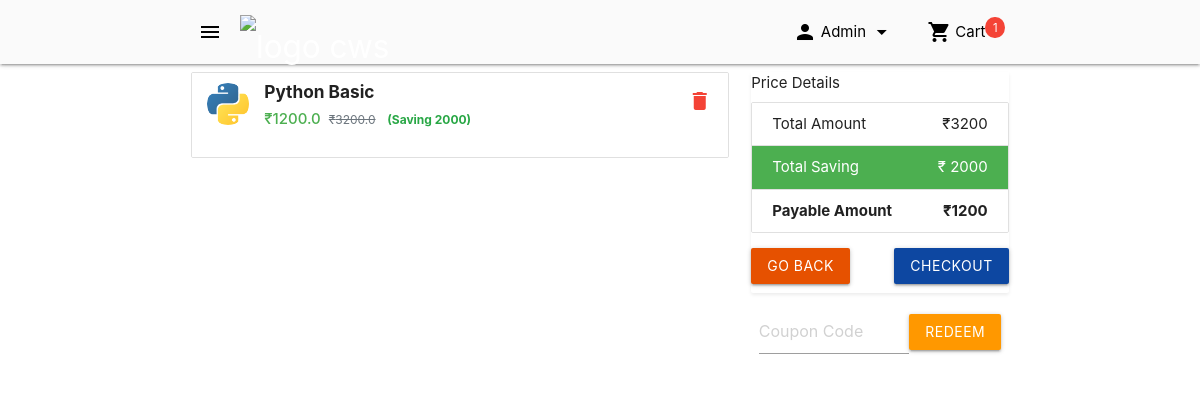
The app's page /cart/ (signed in) with its own data.
### cws/models.py (models this page shows, shortened)
class Order(models.Model):
    user = models.ForeignKey(settings.AUTH_USER_MODEL,on_delete=models.CASCADE)
    ref_code = models.CharField(max_length=15)
    ordered = models.BooleanField(default=False)
    items = models.ManyToManyField(OrderItem)
    starting_date = models.DateTimeField()
    ordered_date = models.DateTimeField()
    coupon = models.ForeignKey('Coupon', on_delete=models.SET_NULL, null=True)
    address = models.ForeignKey('Address',on_delete=models.SET_NULL,null=True)
    def get_total_price(self):
        total = 0
        for order_item in self.items.all():
            total += order_item.get_total()
        return total
    def get_payable_price(self):
        total = 0
        for order_item in self.items.all():
            total += order_item.get_discount_total()
        if self.coupon:
            total -= self.coupon.amount
        return total
    def get_total_save_amount(self):
        return self.get_total_price() - self.get_payable_price()

class OrderItem(models.Model):
    user = models.ForeignKey(settings.AUTH_USER_MODEL,on_delete=models.CASCADE)
    ordered = models.BooleanField()
    item = models.ForeignKey(Course, on_delete=models.CASCADE)
    doc = models.DateTimeField(auto_now_add=True)
    def get_total_discount(self):
        return self.item.price - self.item.discount_price
    def get_total(self):
        return self.item.price
    def get_discount_total(self):
        return self.item.discount_price

class Course(models.Model):
    title = models.CharField(max_length=200)
    description = models.TextField()
    instructor = models.CharField(max_length=200)
    duration = models.DateTimeField()
    image = models.ImageField(upload_to="course/")
    types = models.CharField(max_length=20)
    status = models.BooleanField(default=True)
    price = models.FloatField()
    discount_price = models.FloatField(null=True)
    slug = models.SlugField()
    category = models.ForeignKey('Category', on_delete=models.CASCADE)

### cws/views.py (the view)
# urls.py: path('cart/', OrderSummary.as_view(), name="cart"),
class OrderSummary(LoginRequiredMixin,View):
    def get(self, *args, **kwargs):
        try:
            order = Order.objects.get(user=self.request.user, ordered=False)
            orderItem = OrderItem.objects.filter(user=self.request.user, ordered=False)
            context = {"order": order, "orderitem": orderItem}
        except ObjectDoesNotExist:
            return redirect("/")
        return render(self.request, "public/cart.html", context)
    model = Order
    template_name = "public/cart.html"

### cws/templatetags/cart_count.py (called while the page is built)
@register.filter
def cart_count(user):
    if user.is_authenticated:
        qs = Order.objects.filter(user=user,ordered=False)
        if qs[0].items.exists():
            return qs[0].items.count()
    return 0

### templates/public/cart.html (shortened to what this page needs)
{% extends 'public/base.html' %}
{% block content %}
    <div class="container">
        <div class="row">
            <div class="col l8 s12">
                <ul class="collection">
                    {% for x in orderitem %}
                        <li class="collection-item avatar">
                            <img class="circle" width="140px" src="{{x.item.image.url}}" alt="{{ order_item.course.title }}">
                            <h6 class="mt-0 font-weight-bold text-capitalize">{{x.item.title}}</h6>
                            <span class="green-text"><strong>₹{{ x.item.discount_price }}</strong> </span>
                            <del class="text-muted small mx-1">₹{{ x.item.price }}</del>
                            <span class="text-success font-weight-bold small mx-1">(Saving {{x.get_total_discount|floatformat:'0'}})</span>
                            <a href="{% url 'remove-from-cart' x.item.slug %}" class="badge red-text secondary-content"><i class="material-icons mx-0">delete</i></a>
                        </li>
                    {% endfor %}
                </ul>
            </div>
            <div class="col l4 s12">
                <div class="card shadow-sm">
                    <div class="card-header">Price Details</div>
                        <ul class="collection">
                            <li class="collection-item">Total Amount <span class="right">₹{{order.get_total_price|floatformat:'0' }}</span></li>
                            <li class="collection-item green text-white">Total Saving<span class="right">₹ {{order.get_total_save_amount|floatformat:'0'}}</span></li>
                            <li class="collection-item font-weight-bold">Payable Amount<span class="right">₹{{order.get_payable_price|floatformat:'0'}}</span></li>
                        </ul>
                        <div class="card-content px-0 pt-0 pb-5">
                            <a href="{% url 'checkout' %}" class="btn right blue darken-4">checkout</a>
                            <a href="{% url 'homepage' %}" class="btn left orange darken-4">Go Back</a>
                        </div>
                </div>
                {% if not order.coupon %}
                    <form class="px-2" action="{%  url 'add-coupon' %}" method="POST">
                        <div class="input-field input-group">
                            <input type="text" name="code" placeholder="Coupon Code" class="mdl-textfield__input">
                            <span class="suffix">
                            <button class="btn orange waves-effect m-0" type="submit">Redeem</button>
                        </span>
                        </div>
                    </form>
                {% endif %}
            </div>
        </div>
    </div>
{% endblock  %}

### templates/public/base.html (shortened to what this page needs)
<!DOCTYPE html>
<html lang="en">
<head>
  <link rel="stylesheet" href="https://cdnjs.cloudflare.com/ajax/libs/materialize/1.0.0/css/materialize.min.css">
  {% load static %}
  <link rel="stylesheet" href="{% static 'style.css'%}">
</head>
<body>
  {% load cart_count %}
  {% if user.is_authenticated %}
  <div class="navbar-fixed">
    <nav>
      <div class="nav-wrapper grey lighten-5 ">
        <div class="container">
          <a href="#" data-target="slide-out" class="sidenav-trigger show-on-large black-text"><i
              class="material-icons">menu</i></a>
          <a href="/" class="brand-logo">
            <img src="{% static 'newlogo.png' %}" alt="logo cws" class="w-75 mt-3">
          </a>
          <ul class="right ">
            <li>
              <a href="{% url 'cart' %}" class=" black-text"><i
                  class="material-icons left mr-1">shopping_cart</i>Cart
                <span class="right">
                  <sup class="badge text-white red new px-2 py-1 circle">
                    {{ request.user|cart_count }} </sup>
                </span>
              </a>
            </li>
          </ul>
          <ul class="right hide-on-med-and-down">
            <li><a class='dropdown-trigger black-text text-capitalize'
                href="" data-target='dropdown1' data-hover="true">
                {{ user }} <i class="material-icons left mx-1">person</i> <i
                  class="material-icons right mx-1">arrow_drop_down</i>
              </a>
            </li>
          </ul>
        </div>
      </div>
    </nav>
  </div>
  {% endif %}
  {% block content %}
  {% endblock %}
</body>
</html>

### cws/static/style.css (style rules this page uses)
.shadow-sm { box-shadow: 0 0.125rem 0.25rem rgba(0, 0, 0, 0.075) !important; }
.w-75 { width: 75% !important; }
.m-0 { margin: 0 !important; }
.mt-0, .my-0 { margin-top: 0 !important; }
.mr-0, .mx-0 { margin-right: 0 !important; }
.ml-0, .mx-0 { margin-left: 0 !important; }
.mr-1, .mx-1 { margin-right: 0.25rem !important; }
.ml-1, .mx-1 { margin-left: 0.25rem !important; }
.mt-3, .my-3 { margin-top: 1rem !important; }
.pt-0, .py-0 { padding-top: 0 !important; }
.pr-0, .px-0 { padding-right: 0 !important; }
.pl-0, .px-0 { padding-left: 0 !important; }
.pt-1, .py-1 { padding-top: 0.25rem !important; }
.pb-1, .py-1 { padding-bottom: 0.25rem !important; }
.pr-2, .px-2 { padding-right: 0.5rem !important; }
.pl-2, .px-2 { padding-left: 0.5rem !important; }
.pb-5, .py-5 { padding-bottom: 3rem !important; }
.text-capitalize { text-transform: capitalize !important; }
.font-weight-bold { font-weight: 700 !important; }
.text-white { color: #fff !important; }
.text-success { color: #28a745 !important; }
.text-muted { color: #6c757d !important; }
small, .small { font-size: 80%; font-weight: 400; }
.input-group { display: table; }
.input-group input, .suffix { display: table-cell; }
.suffix { width: 1%; }

### records on screen
OrderItem: item.image (picture), item "Python Basic", item.discount_price "1200.0", item.price "3200.0", get_total_discount "2000"
Order: get_total_price "3200", get_total_save_amount "2000", get_payable_price "1200"

### other values on screen
{{ request.user|cart_count }} "1"
{{ user }} "Admin"
